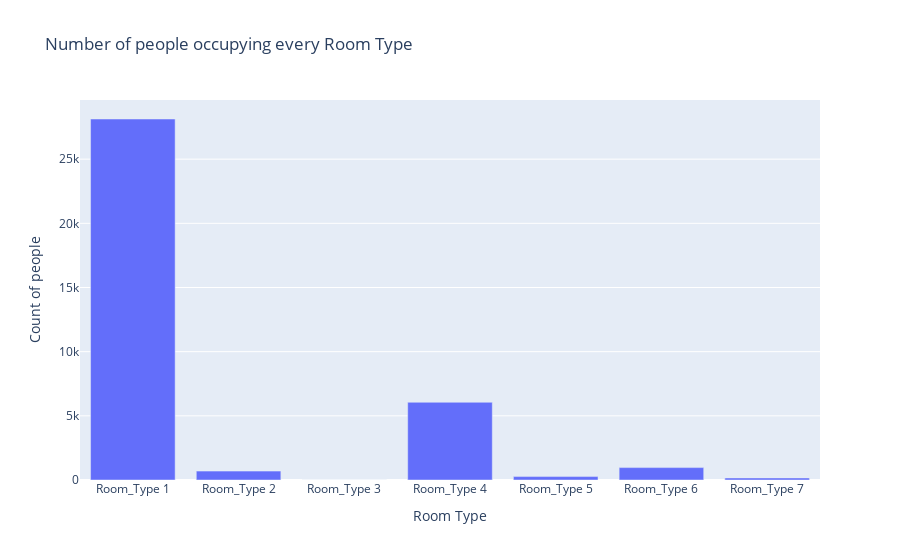

Notebook source saved alongside this figure:
### Markdown cell above
### 5. Now, let's find out the best performing room types and try and find out if that's related to the Avg price

### Code cell
grouped_df = df.groupby("room_type_reserved")["booking_status"].count().reset_index()

grouped_df.columns = ["Room Type", "Count of people"]

fig2 = px.bar(grouped_df, x="Room Type", y="Count of people", title="Number of people occupying every Room Type")

fig2.show()

### Figure 1 — Plotly figure (JSON) as saved in the notebook; plotly's stock layout.template omitted (floating-point values rounded to 4 significant figures)
{"data": [{"hovertemplate": "Room Type=%{x}<br>Count of people=%{y}<extra></extra>", "legendgroup": "", "marker": {"color": "#636efa", "pattern": {"shape": ""}}, "name": "", "orientation": "v", "showlegend": false, "textposition": "auto", "type": "bar", "x": ["Room_Type 1", "Room_Type 2", "Room_Type 3", "Room_Type 4", "Room_Type 5", "Room_Type 6", "Room_Type 7"], "xaxis": "x", "y": [28130, 692, 7, 6057, 265, 966, 158], "yaxis": "y"}], "layout": {"barmode": "relative", "legend": {"tracegroupgap": 0}, "title": {"text": "Number of people occupying every Room Type"}, "xaxis": {"anchor": "y", "domain": [0, 1], "title": {"text": "Room Type"}}, "yaxis": {"anchor": "x", "domain": [0, 1], "title": {"text": "Count of people"}}}}
